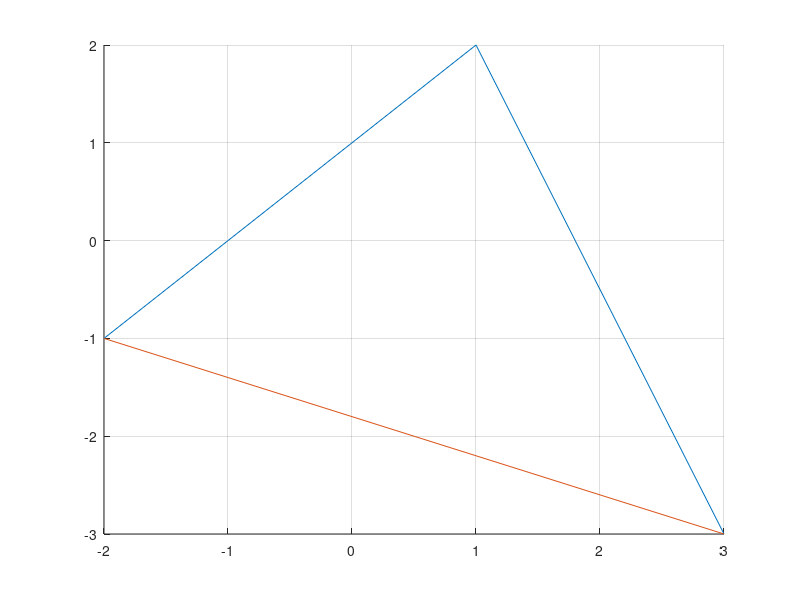

Reproduce this figure in MATLAB. (Note: this script raises an error after producing the figure.)
P = [-2, 1, 3; -1, 2, -3];
hold on;
grid on;
plot(P(1,:), P(2,:));
plot([P(1,3) P(1,1)], [P(2,3) P(2,1)]);

for i = 1:3
    M(:,i) = T * P(:,i) + L
end

plot(M(1,:), M(2,:), 'r');
plot([M(1,3) M(1,1)], [M(2,3) M(2,1)], 'r');

% disegna gli assi cartesiani
plot([-4 4], [0 0], '-k');
plot([0 0], [-4 4], '-k');